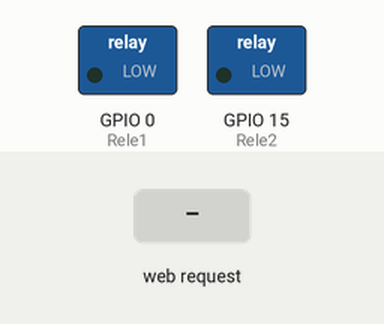
A sketch run on a simulated ESP32. Parts: switched loads named in the sketch (green lamp = pin HIGH). The inputs (shaded band) are chosen by the test bench. WiFi joins after 1.5 s; servers stay silent unless stated; what the sketch prints to the serial monitor is not drawn.

Above: at 2.7 s.
2.8 s: HTTP request GET /R1 received
At 3.1 s:
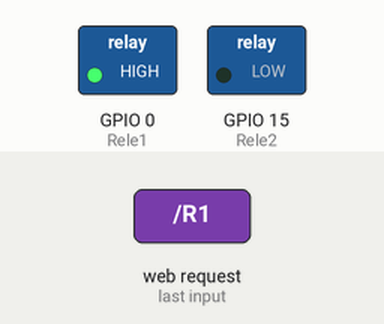
4.3 s: HTTP request GET /R2 received
At 5.4 s:
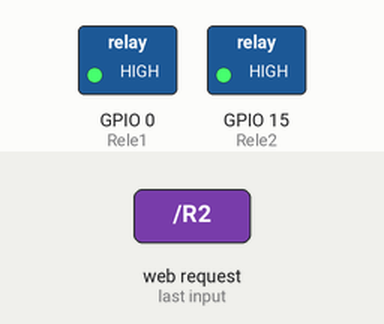
5.8 s: HTTP request GET /R1 received
At 6.5 s:
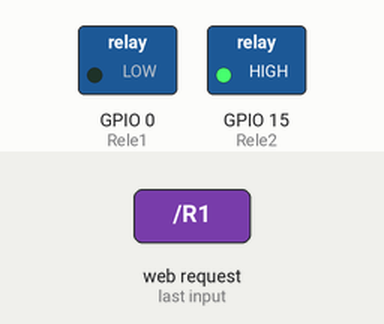
Timing chart, 0 to 8.8 s (numbered marks = the images above; inputs shaded):
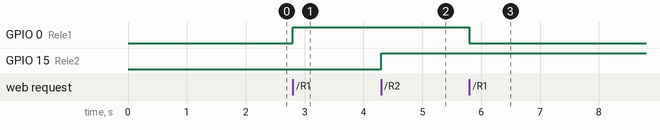

The sketch:

wifi.ino
```cpp
#include <WiFi.h>

#define Rele1 0
#define Rele2 15

bool Estado_Do_Rele1 = LOW;
bool Estado_Do_Rele2 = LOW;

// substitua os dados entre aspas com o nome da Rede e a senha desejados
const char* ssid = "SSID da sua rede";
const char* password = "Senha da sua rede";

WiFiServer server(80);

void setup() {
  Serial.begin(115200);
  pinMode(Rele1, OUTPUT);
  pinMode(Rele2, OUTPUT);

  Serial.println();
  Serial.print("Conectando-se a ");
  Serial.println(ssid);
  WiFi.begin(ssid, password);

  while (WiFi.status() != WL_CONNECTED) {
    delay(500);
    Serial.print(".");
  }

  Serial.println("");
  Serial.println("WiFi conectada.");
  Serial.println("Endereço de IP: ");
  Serial.println(WiFi.localIP());

  server.begin();
}

void loop() {
  WiFiClient client = server.available(); // verifica e armazena se tem clientes conectados na rede
  if (client) { // se você conseguir um cliente,
    Serial.println("Novo Cliente."); // imprime uma mensagem pela porta serial
    String currentLine = ""; // faz uma String para manter os dados recebidos do cliente
    while (client.connected()) { // loop enquanto o cliente está conectado
      if (client.available()) { // se houver bytes para ler do cliente,
        char c = client.read(); // leia um byte e depois
        Serial.write(c); // imprima o monitor serial
        if (c == '\n') { // se o byte for um caractere de nova linha
        /* se a linha atual estiver em branco, você terá dois caracteres de nova linha em uma linha.
esse é o fim da solicitação HTTP do cliente, então envie uma resposta: */
          if (currentLine.length() == 0) {
            /* Os cabeçalhos HTTP sempre começam com um código de resposta (por exemplo, HTTP / 1.1 200 OK)
e um tipo de conteúdo para que o cliente saiba o que está por vir e, em seguida, uma linha em branco: */
            client.println("HTTP/1.1 200 OK");
            client.println("Content-type:text/html");
            client.println();

            // configuração de estilo do site
            client.print("<style type=\"text/css\"> a{margin: 50px 50px; background: #000000; color: #ffffff; text-decoration: none; padding: 1% 20% 1%; border-radius: 10px; font-size: 8.0em;}</style>");
            // o conteúdo do cabeçalho HTTP
            client.print("<a href=\"/R1\">Rele 1. </a> </br></br></br>");
            client.print("<a href=\"/R2\">Rele 2. </a> </br></br></br>");

            // A resposta HTTP termina com outra linha em branco:
            client.println();
            // sair do loop while:
            break;
          } else { // se você tiver uma nova linha, então limpe a linha atual:
            currentLine = "";
          }
        } else if (c != '\r') { // se você tiver qualquer outra coisa além de um caractere de retorno de linha,
          currentLine += c; // adicioná-lo ao final da linha atual
        }
        if (currentLine.endsWith("GET /R1")) {
          if (Estado_Do_Rele1 == LOW) {
            digitalWrite(Rele1, HIGH);
            Estado_Do_Rele1 = HIGH;
          }
          else {
            digitalWrite(Rele1, LOW);
            Estado_Do_Rele1 = LOW;
          }
        }
        if (currentLine.endsWith("GET /R2")) {
          if (Estado_Do_Rele2 == LOW) {
            digitalWrite(Rele2, HIGH);
            Estado_Do_Rele2 = HIGH;
          }
          else {
            digitalWrite(Rele2, LOW);
            Estado_Do_Rele2 = LOW;
          }
        }
      }
    }
    client.stop();
    Serial.println("Cliente Desconectado.");
  }
}
```

Measured:
- after the input at 2.8 s, GPIO 0 (Rele1): LOW → HIGH at once
- after the input at 4.3 s, GPIO 15 (Rele2): LOW → HIGH at once
- after the input at 5.8 s, GPIO 0 (Rele1): HIGH → LOW at once
